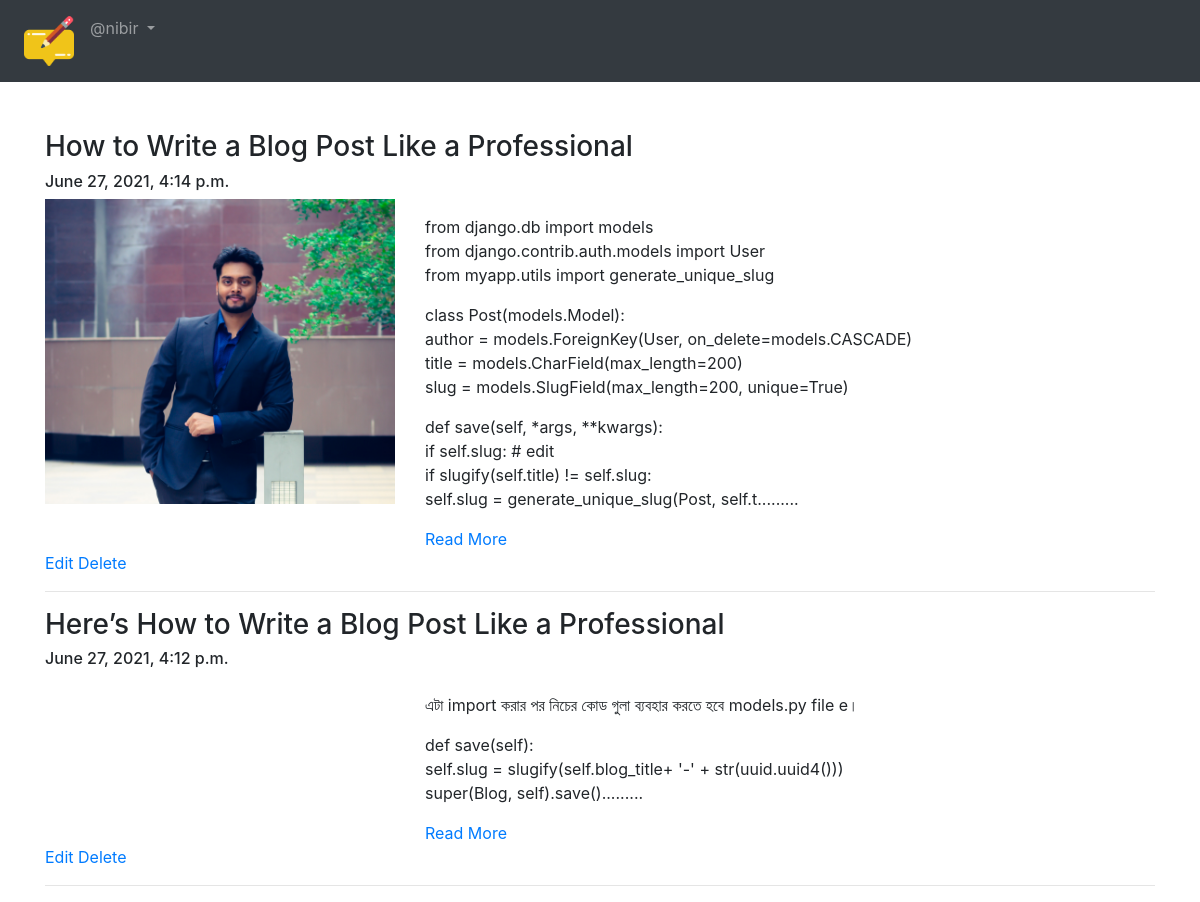
The app's page /blog/my-blogs/ (signed in), older data.
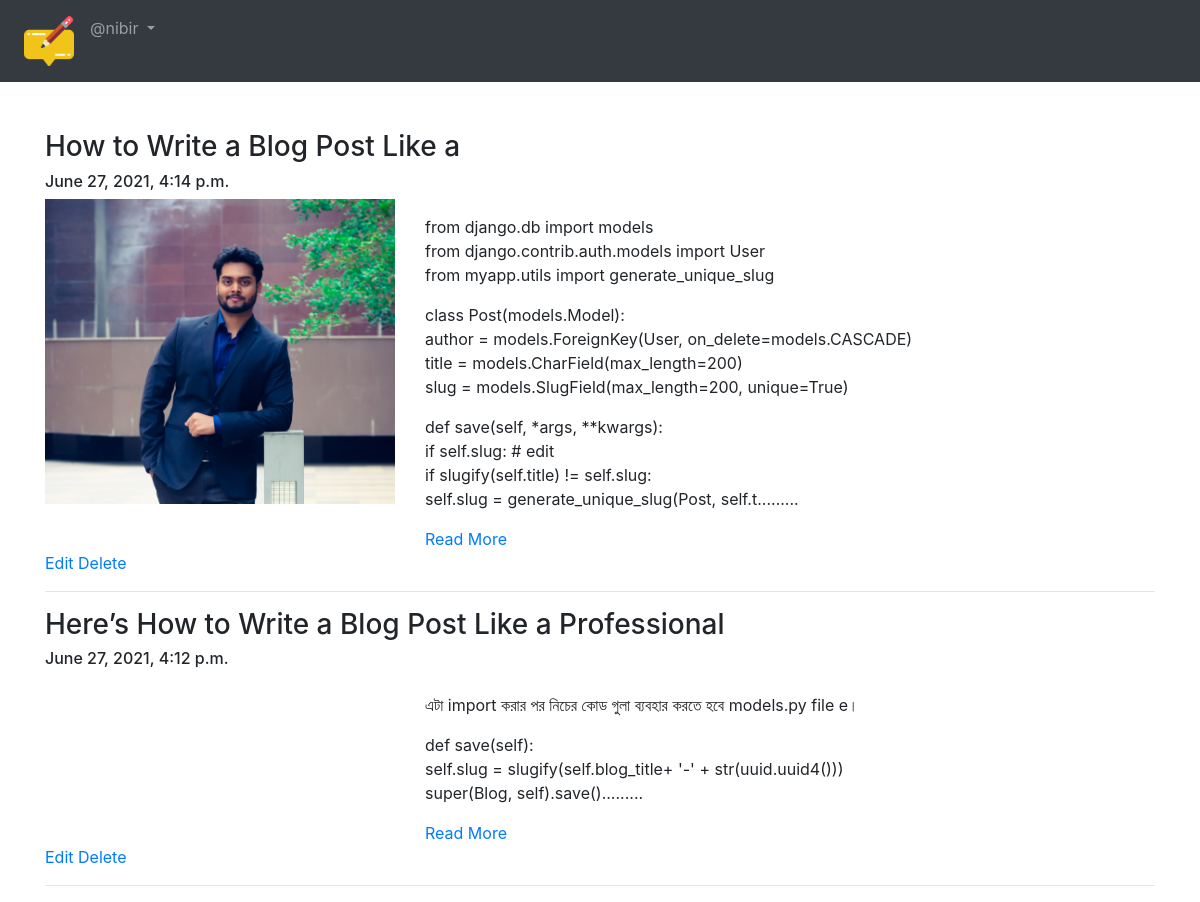
The same page, newer data.
### App_Blog/models.py (models this page shows, shortened)
class Blog(models.Model):
    author = models.ForeignKey(User, on_delete=models.CASCADE, related_name='post_auther')
    blog_title = models.CharField(max_length=264, verbose_name="Put a Title")
    slug = models.SlugField(max_length=264, unique=True)
    blog_content = models.TextField(verbose_name="what is your mind?")
    blog_image = models.ImageField(upload_to='blog_images', verbose_name="Image")
    publish_date = models.DateTimeField(auto_now_add=True)
    update_date = models.DateTimeField(auto_now=True)
    class Meta:
        ordering = ('-publish_date',)

### App_Blog/views.py (the view)
# urls.py: path('my-blogs/', views.Myblogs.as_view(), name='my_blogs'),
class Myblogs(LoginRequiredMixin, TemplateView):
    template_name = 'App_Blog/my_blogs.html'

### App_Blog/templatetags/custom_filters.py (called while the page is built)
def range_filter(value):
    return value[0:500] + "........."

### templates/App_Blog/my_blogs.html (shortened to what this page needs)
{% extends 'base.html' %}
{% load custom_filters %}
{% block body_block %}
{% for blog in user.post_auther.all %}
<h3>{{blog.blog_title}}</h3>
<h6>{{blog.publish_date}}</h6>
<div class="row">
  <div class="col-sm-4">
    <img src="/media/{{blog.blog_image}}" alt="" width="100%">
  </div>
  <div class="col-sm-8">
    <p>{{blog.blog_content|range_filter|linebreaks}}</p>
    <a href="{% url 'App_Blog:blog_details' slug=blog.slug %}">Read More</a>
  </div>
</div>
<a href="{% url 'App_Blog:edit_blog' pk=blog.pk %}">Edit</a>
<a href="{% url 'App_Blog:delete_blog' pk=blog.pk %}">Delete</a>
<hr>
{% endfor %}
{% endblock %}

Row changes from the older to the newer data that the page shows:
changed Blog: blog_title "How to Write a Blog Post Like a Professional" → "How to Write a Blog Post Like a"
